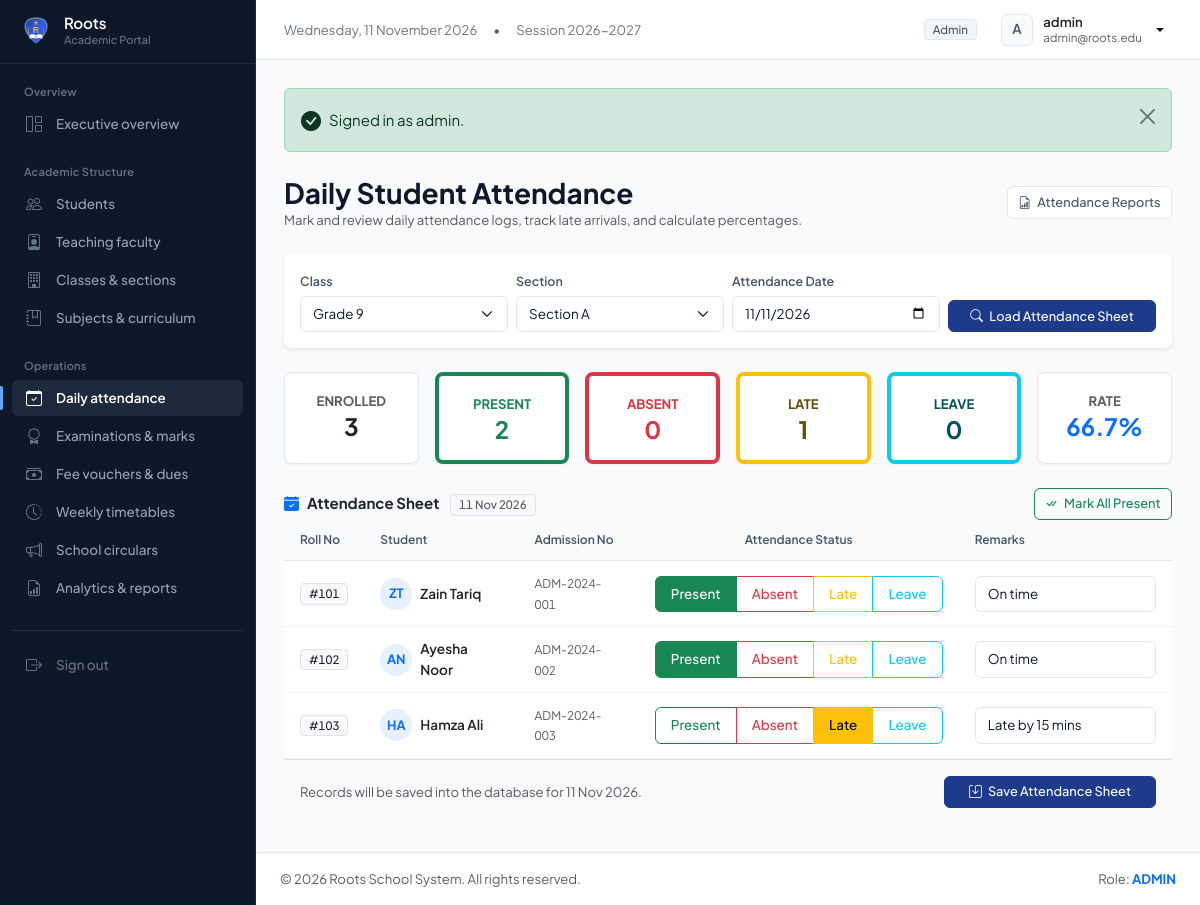
/admin/attendance.php (signed in), run on the app's committed database.
### tables this page shows
CREATE TABLE `students` (
    `id` INT AUTO_INCREMENT PRIMARY KEY,
    `user_id` INT NOT NULL UNIQUE,
    `admission_no` VARCHAR(30) NOT NULL UNIQUE,
    `roll_no` VARCHAR(30) NOT NULL,
    `class_id` INT NOT NULL,
    `section_id` INT NOT NULL,
    `parent_id` INT DEFAULT NULL,
    `first_name` VARCHAR(50) NOT NULL,
    `last_name` VARCHAR(50) NOT NULL,
    `gender` ENUM('Male', 'Female', 'Other') NOT NULL,
    `dob` DATE NOT NULL,
    `admission_date` DATE NOT NULL,
    `phone` VARCHAR(25) DEFAULT NULL,
    `address` TEXT DEFAULT NULL,
    `photo` VARCHAR(255) DEFAULT 'default_avatar.png',
    `status` ENUM('active', 'inactive', 'graduated') NOT NULL DEFAULT 'active',
    `created_at` TIMESTAMP DEFAULT CURRENT_TIMESTAMP,
    FOREIGN KEY (`user_id`) REFERENCES `users`(`id`) ON DELETE CASCADE,
    FOREIGN KEY (`class_id`) REFERENCES `classes`(`id`) ON DELETE RESTRICT,
    FOREIGN KEY (`section_id`) REFERENCES `sections`(`id`) ON DELETE RESTRICT,
    FOREIGN KEY (`parent_id`) REFERENCES `parents`(`id`) ON DELETE SET NULL,
    INDEX `idx_class_section` (`class_id`, `section_id`)
);

CREATE TABLE `attendance` (
    `id` INT AUTO_INCREMENT PRIMARY KEY,
    `student_id` INT NOT NULL,
    `class_id` INT NOT NULL,
    `section_id` INT NOT NULL,
    `attendance_date` DATE NOT NULL,
    `status` ENUM('Present', 'Absent', 'Late', 'Leave') NOT NULL DEFAULT 'Present',
    `remarks` VARCHAR(255) DEFAULT NULL,
    `recorded_by` INT DEFAULT NULL,
    `created_at` TIMESTAMP DEFAULT CURRENT_TIMESTAMP,
    FOREIGN KEY (`student_id`) REFERENCES `students`(`id`) ON DELETE CASCADE,
    FOREIGN KEY (`class_id`) REFERENCES `classes`(`id`) ON DELETE CASCADE,
    FOREIGN KEY (`section_id`) REFERENCES `sections`(`id`) ON DELETE CASCADE,
    UNIQUE KEY `unique_student_attendance_date` (`student_id`, `attendance_date`),
    INDEX `idx_attendance_query` (`class_id`, `section_id`, `attendance_date`)
);

### admin/attendance.php (the view, shortened to what this page needs)
<?php
require_once __DIR__ . '/../includes/header.php';
$pdo = getDB();
$selectedClass   = (int)($_GET['class_id'] ?? 9);
$selectedSection = (int)($_GET['section_id'] ?? 1);
$selectedDate    = trim($_GET['date'] ?? date('Y-m-d'));
$classes = $pdo->query("SELECT * FROM classes ORDER BY numeric_level ASC")->fetchAll();
$allSections = $pdo->query("SELECT * FROM sections ORDER BY class_id ASC, section_name ASC")->fetchAll();
$students = [];
$existingAttendance = [];
$presentCount = 0;
$absentCount = 0;
$lateCount = 0;
$leaveCount = 0;
if ($selectedClass > 0 && $selectedSection > 0) {
    $sStmt = $pdo->prepare("
        SELECT id, admission_no, roll_no, first_name, last_name, gender, photo
        FROM students
        WHERE class_id = ? AND section_id = ? AND status = 'active'
        ORDER BY CAST(roll_no AS UNSIGNED) ASC, first_name ASC
    ");
    $sStmt->execute([$selectedClass, $selectedSection]);
    $students = $sStmt->fetchAll();
    $aStmt = $pdo->prepare("
        SELECT student_id, status, remarks
        FROM attendance
        WHERE class_id = ? AND section_id = ? AND attendance_date = ?
    ");
    $aStmt->execute([$selectedClass, $selectedSection, $selectedDate]);
    while ($r = $aStmt->fetch()) {
        $existingAttendance[$r['student_id']] = $r;
        if ($r['status'] === 'Present') $presentCount++;
        elseif ($r['status'] === 'Absent') $absentCount++;
        elseif ($r['status'] === 'Late') $lateCount++;
        elseif ($r['status'] === 'Leave') $leaveCount++;
    }
}
$totalStudents = count($students);
$attendanceRate = ($totalStudents > 0) ? round(($presentCount / $totalStudents) * 100, 1) : 0;
?>
<div class="d-flex flex-column flex-sm-row justify-content-between align-items-sm-center gap-2 mb-4">
    <div>
        <h3 class="fw-bold text-navy mb-0">Daily Student Attendance</h3>
        <p class="text-muted small mb-0">Mark and review daily attendance logs, track late arrivals, and calculate percentages.</p>
    </div>
    <div class="d-flex gap-2">
        <a href="<?php echo BASE_URL; ?>admin/reports.php" class="btn btn-outline-secondary btn-sm">
            <i class="bi bi-file-earmark-bar-graph me-1"></i> Attendance Reports
        </a>
    </div>
</div>
<div class="card border-0 shadow-sm p-3 mb-4">
    <form method="GET" action="" class="row g-2 align-items-end">
        <div class="col-12 col-sm-4 col-md-3">
            <label class="form-label small fw-semibold">Class</label>
            <select name="class_id" id="filterClass" class="form-select form-select-sm" required>
                <?php foreach ($classes as $c): ?>
                    <option value="<?php echo $c['id']; ?>" <?php echo ($selectedClass == $c['id']) ? 'selected' : ''; ?>>
                        <?php echo htmlspecialchars($c['class_name']); ?>
                    </option>
                <?php endforeach; ?>
            </select>
        </div>
        <div class="col-12 col-sm-4 col-md-3">
            <label class="form-label small fw-semibold">Section</label>
            <select name="section_id" id="filterSection" class="form-select form-select-sm" required>
                <?php foreach ($allSections as $s): ?>
                    <?php if ($s['class_id'] == $selectedClass): ?>
                        <option value="<?php echo $s['id']; ?>" <?php echo ($selectedSection == $s['id']) ? 'selected' : ''; ?>>
                            Section <?php echo htmlspecialchars($s['section_name']); ?>
                        </option>
                    <?php endif; ?>
                <?php endforeach; ?>
            </select>
        </div>
        <div class="col-12 col-sm-4 col-md-3">
            <label class="form-label small fw-semibold">Attendance Date</label>
            <input type="date" name="date" class="form-control form-control-sm" value="<?php echo htmlspecialchars($selectedDate); ?>" required>
        </div>
        <div class="col-12 col-md-3">
            <button type="submit" class="btn btn-primary btn-sm w-100">
                <i class="bi bi-search me-1"></i> Load Attendance Sheet
            </button>
        </div>
    </form>
</div>
<?php if (!empty($students)): ?>
    <div class="row g-3 mb-4">
        <div class="col-6 col-md-2">
            <div class="stat-card p-3 text-center">
                <small class="text-muted fw-bold">ENROLLED</small>
                <h4 class="fw-bold mb-0 text-dark"><?php echo $totalStudents; ?></h4>
            </div>
        </div>
        <div class="col-6 col-md-2">
            <div class="stat-card p-3 text-center border-start border-4 border-success">
                <small class="text-success fw-bold">PRESENT</small>
                <h4 class="fw-bold mb-0 text-success"><?php echo $presentCount; ?></h4>
            </div>
        </div>
        <div class="col-6 col-md-2">
            <div class="stat-card p-3 text-center border-start border-4 border-danger">
                <small class="text-danger fw-bold">ABSENT</small>
                <h4 class="fw-bold mb-0 text-danger"><?php echo $absentCount; ?></h4>
            </div>
        </div>
        <div class="col-6 col-md-2">
            <div class="stat-card p-3 text-center border-start border-4 border-warning">
                <small class="text-warning-emphasis fw-bold">LATE</small>
                <h4 class="fw-bold mb-0 text-warning-emphasis"><?php echo $lateCount; ?></h4>
            </div>
        </div>
        <div class="col-6 col-md-2">
            <div class="stat-card p-3 text-center border-start border-4 border-info">
                <small class="text-info-emphasis fw-bold">LEAVE</small>
                <h4 class="fw-bold mb-0 text-info-emphasis"><?php echo $leaveCount; ?></h4>
            </div>
        </div>
        <div class="col-6 col-md-2">
            <div class="stat-card p-3 text-center">
                <small class="text-muted fw-bold">RATE</small>
                <h4 class="fw-bold mb-0 text-primary"><?php echo $attendanceRate; ?>%</h4>
            </div>
        </div>
    </div>
<?php endif; ?>
<div class="content-card">
    <div class="content-card-header d-flex flex-column flex-sm-row justify-content-between align-items-sm-center gap-2">
        <div>
            <span class="fw-bold text-dark">
                <i class="bi bi-calendar-check-fill text-primary me-2"></i>Attendance Sheet
                <span class="badge bg-light text-muted border ms-2"><?php echo formatDate($selectedDate); ?></span>
            </span>
        </div>
        <?php if (!empty($students)): ?>
            <div class="d-flex gap-2">
                <button type="button" class="btn btn-sm btn-outline-success" id="markAllPresentBtn">
                    <i class="bi bi-check-all me-1"></i> Mark All Present
                </button>
            </div>
        <?php endif; ?>
    </div>
    <?php if (!empty($students)): ?>
        <form method="POST" action="">
            <div class="table-responsive">
                <table class="table table-custom align-middle mb-0">
                    <thead>
                        <tr>
                            <th style="width: 70px;">Roll No</th>
                            <th>Student</th>
                            <th>Admission No</th>
                            <th style="width: 320px;" class="text-center">Attendance Status</th>
                            <th>Remarks</th>
                        </tr>
                    </thead>
                    <tbody>
                        <?php foreach ($students as $st):
                            $currRemarks = $existingAttendance[$st['id']]['remarks'] ?? '';
                        ?>
                            <tr>
                                <td><span class="badge bg-light text-dark border">#<?php echo htmlspecialchars($st['roll_no']); ?></span></td>
                                <td>
                                    <div class="d-flex align-items-center gap-2">
                                        <div class="rounded-circle bg-primary bg-opacity-10 text-primary fw-bold d-flex align-items-center justify-content-center" style="width: 32px; height: 32px; font-size: 0.8rem;">
                                            <?php echo strtoupper(substr($st['first_name'], 0, 1) . substr($st['last_name'], 0, 1)); ?>
                                        </div>
                                        <span class="fw-semibold text-dark"><?php echo htmlspecialchars($st['first_name'] . ' ' . $st['last_name']); ?></span>
                                    </div>
                                </td>
                                <td><span class="text-muted small"><?php echo htmlspecialchars($st['admission_no']); ?></span></td>
                                <td>
                                    <div class="btn-group btn-group-sm w-100" role="group">
                                        <label class="btn btn-outline-success" for="pres_<?php echo $st['id']; ?>">Present</label>
                                        <label class="btn btn-outline-danger" for="abs_<?php echo $st['id']; ?>">Absent</label>
                                        <label class="btn btn-outline-warning" for="late_<?php echo $st['id']; ?>">Late</label>
                                        <label class="btn btn-outline-info" for="leave_<?php echo $st['id']; ?>">Leave</label>
                                    </div>
                                </td>
                                <td>
                                    <input type="text" name="remarks[<?php echo $st['id']; ?>]" class="form-control form-control-sm" placeholder="Optional notes" value="<?php echo htmlspecialchars($currRemarks); ?>">
                                </td>
                            </tr>
                        <?php endforeach; ?>
                    </tbody>
                </table>
            </div>
            <div class="p-3 bg-light border-top d-flex justify-content-between align-items-center">
                <span class="small text-muted">Records will be saved into the database for <?php echo formatDate($selectedDate); ?>.</span>
                <button type="submit" class="btn btn-primary btn-sm px-4 shadow-sm">
                    <i class="bi bi-save me-1"></i> Save Attendance Sheet
                </button>
            </div>
        </form>
    <?php endif; ?>
</div>
<?php require_once __DIR__ . '/../includes/footer.php'; ?>

### assets/css/dashboard.css (style rules this page uses)
:root { --accent: #1e3a8a; --accent-hover: #172554; --accent-subtle: #f0f4fc; --surface-bg: #f8fafc; --surface-card: #ffffff; --surface-card-subtle: #f8fafc; --surface-sidebar: #0f172a; --surface-sidebar-hover: #1e293b; --surface-sidebar-active: #1e293b; --border-light: #e2e8f0; --border-subtle: #edf2f7; --border-sidebar: rgba(255, 255, 255, 0.08); --text-primary: #0f172a; --text-secondary: #475569; --text-muted: #64748b; --text-sidebar: #94a3b8; --text-sidebar-bright: #f8fafc; --success: #15803d; --success-bg: #f0fdf4; --success-border: #bbf7d0; --warning: #b45309; --warning-bg: #fffbeb; --warning-border: #fde68a; --danger: #b91c1c; --danger-bg: #fef2f2; --danger-border: #fecaca; --info: #0369a1; --info-bg: #f0f9ff; --info-border: #bae6fd; --radius-sm: 6px; --radius-md: 8px; --radius-lg: 10px; --shadow-sm: 0 1px 2px 0 rgba(15, 23, 42, 0.04); --shadow-md: 0 4px 6px -1px rgba(15, 23, 42, 0.05), 0 2px 4px -2px rgba(15, 23, 42, 0.03); }
*, *::before, *::after { box-sizing: border-box; }
body { font-family: 'Plus Jakarta Sans', -apple-system, BlinkMacSystemFont, "Segoe UI", Roboto, sans-serif; background-color: var(--surface-bg); color: var(--text-primary); font-size: 0.9375rem; line-height: 1.5; -webkit-font-smoothing: antialiased; -moz-osx-font-smoothing: grayscale; min-height: 100vh; }
.tabular-nums, .stat-value, .table td, .table th, .badge { font-variant-numeric: tabular-nums; font-feature-settings: "tnum" 1; }
.stat-card { background: var(--surface-card); border: 1px solid var(--border-light); border-radius: var(--radius-md); padding: 1.15rem 1.25rem; box-shadow: var(--shadow-sm); height: 100%; }
.card { background: var(--surface-card); border: 1px solid var(--border-light); border-radius: var(--radius-md); box-shadow: var(--shadow-sm); }
.btn { font-size: 0.84rem; font-weight: 500; border-radius: var(--radius-sm); padding: 0.45rem 0.85rem; transition: background-color 0.15s ease, border-color 0.15s ease, color 0.15s ease; box-shadow: none !important; }
.btn-primary { background-color: var(--accent); border-color: var(--accent); color: #ffffff; }
.btn-outline-secondary { color: var(--text-secondary); border-color: var(--border-light); background: #ffffff; }
.btn-sm { padding: 0.35rem 0.65rem; font-size: 0.8rem; }
.form-control, .form-select { font-size: 0.84rem; border: 1px solid var(--border-light); border-radius: var(--radius-sm); padding: 0.45rem 0.75rem; color: var(--text-primary); background-color: #ffffff; box-shadow: none !important; }
.form-label { font-size: 0.78rem; font-weight: 500; color: var(--text-secondary); margin-bottom: 0.3rem; }
.table { color: var(--text-primary); border-color: var(--border-light); font-size: 0.85rem; }
.table th { background-color: #f8fafc; color: var(--text-secondary); font-size: 0.75rem; font-weight: 600; text-transform: capitalize; border-bottom: 1px solid var(--border-light); padding: 0.7rem 1rem; white-space: nowrap; }
.table td { padding: 0.75rem 1rem; vertical-align: middle; border-bottom: 1px solid #f1f5f9; }
.badge { font-weight: 500; font-size: 0.72rem; padding: 0.25rem 0.5rem; border-radius: 4px; letter-spacing: 0; }

### data on the page
students: roll_no "101", first_name+last_name "ZT", first_name+last_name "Zain Tariq", admission_no "ADM-2024-001", id.remarks "On time"
students: roll_no "102", first_name+last_name "AN", first_name+last_name "Ayesha Noor", admission_no "ADM-2024-002", id.remarks "On time"
students: roll_no "103", first_name+last_name "HA", first_name+last_name "Hamza Ali", admission_no "ADM-2024-003", id.remarks "Late by 15 mins"

### other printed values
APP_SHORT_NAME "Roots"
APP_YEAR "2026-2027"
$currentUser['role'] "Admin"
substr($currentUser['name'] ?? $currentUser['username'], 0, 1) "A"
$currentUser['name'] "admin"
$currentUser['email'] "admin@roots.edu"
$msg "Signed in as admin."
$totalStudents "3"
$presentCount "2"
$absentCount "0"
$lateCount "1"
$leaveCount "0"
$attendanceRate "66.7"
formatDate($selectedDate) "11 Nov 2026"
APP_NAME "Roots School System"
